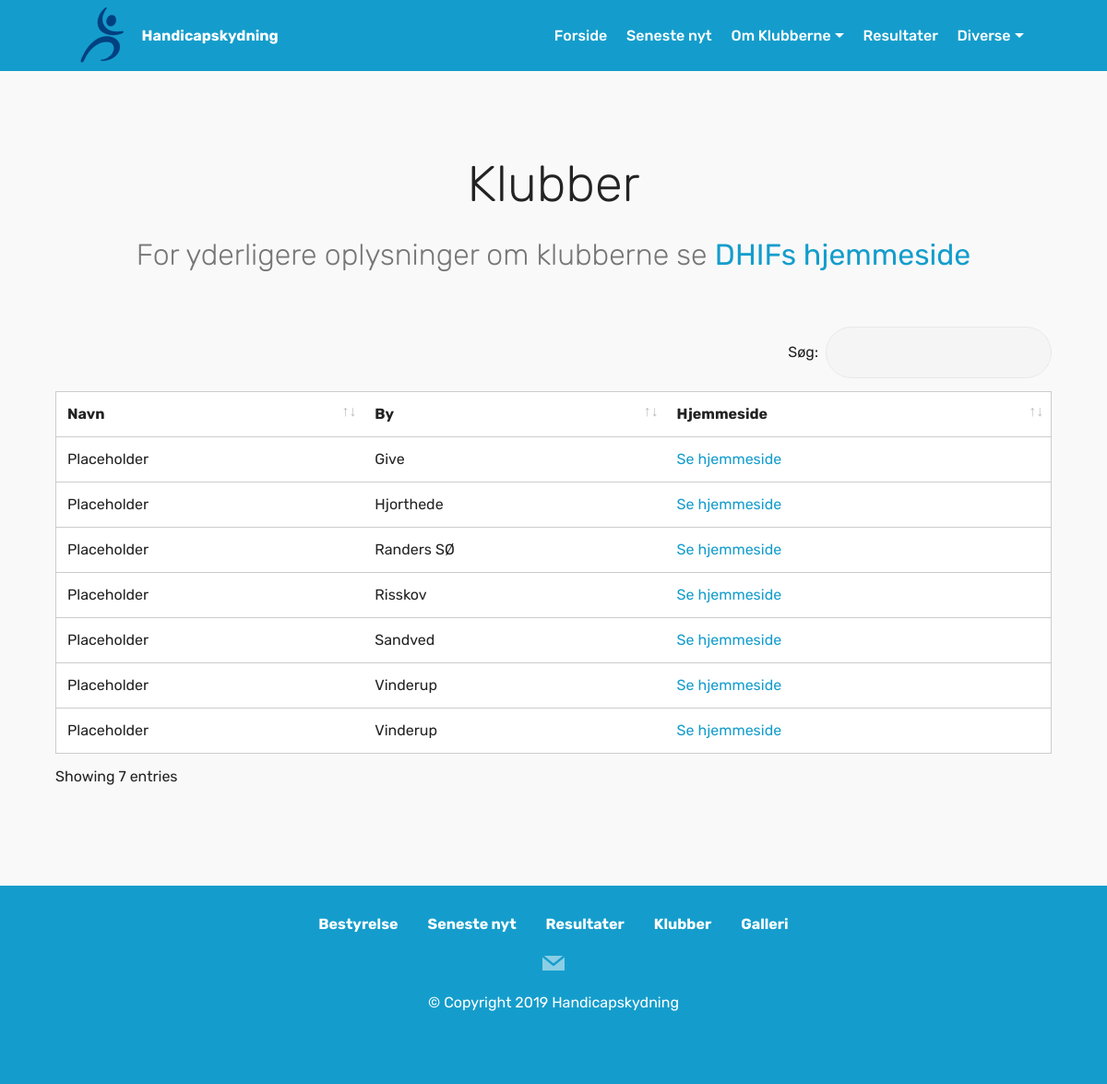
The page /klubber/ on the database its author committed.
### Handicapskydning/models.py (models this page shows, shortened)
class Club(models.Model):
    name = models.CharField(verbose_name="Navn", max_length=255)
    city = models.CharField(verbose_name="By", max_length=255)
    link = models.URLField(verbose_name="Hjemmeside", max_length=2083)
    class Meta:
        verbose_name = "Klub"
        verbose_name_plural = "Klubber"

### Handicapskydning/views.py (the view)
# urls.py: path("klubber/", views.Clubs.as_view()),
class Clubs(ListView):
    template_name = 'clubs.html'
    model = models.Club
    ordering = ['name', 'city']

### templates/clubs.html (shortened to what this page needs)
{% extends "base.html" %}
{% load static %}
{% block headextend %}
  <link rel="stylesheet" href="{% static 'assets/datatables/data-tables.bootstrap4.min.css' %}">
{% endblock%}
{% block content %}
<section class="section-table cid-rGvMVXrOom" id="table1-11">
  <div class="container container-table">
    <h2 class="mbr-section-title mbr-fonts-style align-center pb-3 display-1">
      Klubber
    </h2>
    <h3
      class="mbr-section-subtitle mbr-fonts-style align-center pb-5 mbr-light display-2"
    >
      For yderligere oplysninger om klubberne se
      <a href="http://www.dhif.dk/doa/default.asp?action=organisation"
        >DHIFs hjemmeside</a
      >
    </h3>
    <div class="table-wrapper">
      <div class="container scroll">
        <table class="table isSearch" cellspacing="0">
          <thead>
            <tr class="table-heads ">
              <th class="head-item mbr-fonts-style display-7">
                Navn
              </th>
              <th class="head-item mbr-fonts-style display-7">By</th>
              <th class="head-item mbr-fonts-style display-7">
                Hjemmeside
              </th>
            </tr>
          </thead>
          <tbody>
          {% for club in object_list %}
            <tr>
              <td class="body-item mbr-fonts-style display-7">
               {{club.name}}
              </td>
              <td class="body-item mbr-fonts-style display-7">{{club.city}}</td>
              <td class="body-item mbr-fonts-style display-7">
                <a href="{{club.link}}" target="_blank"
                  >Se hjemmeside</a
                >
              </td>
            </tr>
          {% endfor %}
          </tbody>
        </table>
      </div>
    </div>
  </div>
</section>
{% endblock %}

### rows shown on the page
Club: name "Placeholder", city "Give"
Club: name "Placeholder", city "Hjorthede"
Club: name "Placeholder", city "Randers SØ"
Club: name "Placeholder", city "Risskov"
Club: name "Placeholder", city "Sandved"
Club: name "Placeholder", city "Vinderup"
Club: name "Placeholder", city "Vinderup"
